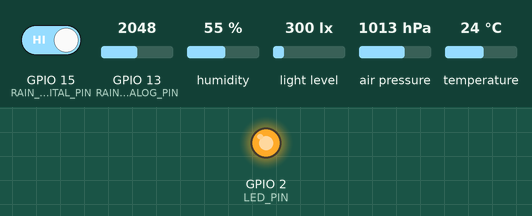
Recording of a sketch running on a simulated ESP32. Parts: output pins drawn as LEDs (lit = HIGH). The inputs (shaded band) are chosen by the test bench; at power-on: GPIO 13 (RAIN_SENSOR_ANALOG_PIN) = 2048, GPIO 15 (RAIN_SENSOR_DIGITAL_PIN) HIGH, humidity 55 %, light level 300 lx, air pressure 1013 hPa, temperature 24 °C. No radio packets arrive unless stated; what the sketch prints to the serial monitor is not drawn.

Above: at 0.05 s.
At 60.1 s:
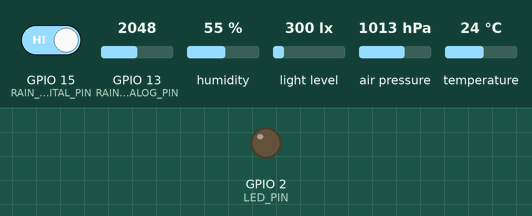
Timing chart, 0 to 130.0 s (numbered marks = the images above):
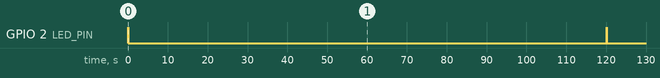

Measured:
- by itself, GPIO 2 (LED_PIN): alternates HIGH for 0.06 s and LOW for 120 s

The sketch:

LoRa_Sender.ino
```cpp
#include <SPI.h>
#include <LoRa.h>
#include <WiFi.h>
#include <LoRa.h>
#include "DHT.h"
#include <ArduinoJson.h>   // JSON library
#include <Wire.h>
#include <BH1750.h>
#include <Adafruit_BMP085.h>

#define BAND 433E6 // Change this to your desired frequency band (433E6, 868E6, 915E6)
#define SCK 5
#define MISO 19
#define MOSI 27
#define SS 18
#define RST 14
#define DIO0 26
#define TIME_TO_SLEEP 120 * 1e6  // Sleep for 120 seconds
// Define the LED pin
#define LED_PIN 2
#define DHTPIN 4         // DHT11 data pin
#define DHTTYPE DHT22   // DHT 11
#define RAIN_SENSOR_DIGITAL_PIN 15
#define RAIN_SENSOR_ANALOG_PIN 13
DHT dht(DHTPIN, DHTTYPE);
RTC_DATA_ATTR int bootCount = 0;
int TX_POWER = 20;

Adafruit_BMP085 bmp;
BH1750 lightMeter;

void setup() {
  // Disable Wi-Fi
  WiFi.mode(WIFI_OFF);
  WiFi.disconnect(true);
  Serial.begin(115200);
  pinMode(LED_PIN, OUTPUT);
  pinMode(RAIN_SENSOR_DIGITAL_PIN, INPUT);
  Wire.begin();  // Initialize I2C bus

  Serial.println("Starting");
  SPI.begin(SCK, MISO, MOSI, SS);
  LoRa.setPins(SS, RST, DIO0);

  // Initialize BH1750
  if (!lightMeter.begin()) {
    Serial.println("Error initializing BH1750!");
    while (1);
  }
  Serial.println("BH1750 initialized.");

  // Initialize BMP180
  if (!bmp.begin()) {
    Serial.println("Error initializing BMP180!");
    while (1);
  }
  Serial.println("BMP180 initialized.");


}

void loop(){
  if (!LoRa.begin(BAND)) {
    Serial.println("Starting LoRa failed!");
    while (1);
  }
  LoRa.setTxPower(TX_POWER);
  LoRa.setSpreadingFactor(9);
  dht.begin();
  // Reading temperature or humidity takes about 250 milliseconds!
  // Sensor readings may also be up to 2 seconds 'old' (its a very slow sensor)
  float h = dht.readHumidity();
  // Read temperature as Celsius (the default)
  float t = dht.readTemperature();
  // Check if any reads failed and exit early (to try again).
  if (isnan(h) || isnan(t)) {
    Serial.println(F("Failed to read from DHT sensor!"));
    return;
  }
  int rainDetected = digitalRead(RAIN_SENSOR_DIGITAL_PIN);
  int rainIntensity = analogRead(RAIN_SENSOR_ANALOG_PIN);
  Serial.print("Rain Intensity: ");
  Serial.println(rainIntensity);


  float lux = lightMeter.readLightLevel();
  float pressure = bmp.readPressure() / 100.0;  // Convert Pa to hPa (or mbar)


  DynamicJsonDocument doc(1024);
  doc["Humidity"] = h;
  doc["Temperature"] = t;
  doc["light"] = lux ;
  doc["pressure"] = pressure;

  if (rainDetected == LOW) {
    doc["raining"] = "Raining";
  } else {
    doc["raining"] = "Not Raining";
  }

  char jsonBuffer[512];
  serializeJson(doc, jsonBuffer);
  digitalWrite(LED_PIN, HIGH);
  sendLoRaMessage(String(jsonBuffer));
  LoRa.end(); // Shutdown LoRa cleanly
  digitalWrite(LED_PIN, LOW);

  delay(120000);


//  goToSleep();
}

void sendLoRaMessage(String message) {
  Serial.print("Sending packet: ");
  Serial.println(message);

  LoRa.beginPacket();
  LoRa.print(message);
  LoRa.endPacket();
}

void goToSleep() {
  esp_sleep_enable_timer_wakeup(TIME_TO_SLEEP);
  Serial.println("Going to sleep now");
  Serial.flush();
  esp_light_sleep_start();

}


float dBmToMilliwatts(float dBm) {
  return pow(10, dBm / 10);
}
```
